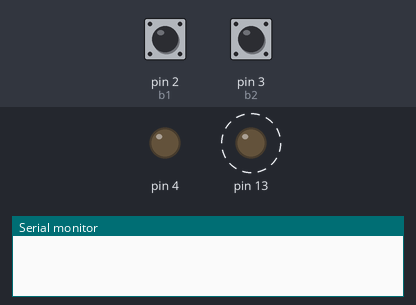
This sketch was run on a simulated Arduino Uno, built with avr-gcc and run on an emulated ATmega328P. Parts: output pins drawn as LEDs (lit = HIGH), the last lines printed to the serial monitor. Dashed ring = blinking. The inputs (shaded band) are chosen by the test bench; at power-on: pin 2 (b1) HIGH, pin 3 (b2) HIGH.

Above: at 1.2 s.
1.3 s: pin 2 (b1) pulled LOW for 0.15 s
At 1.9 s:
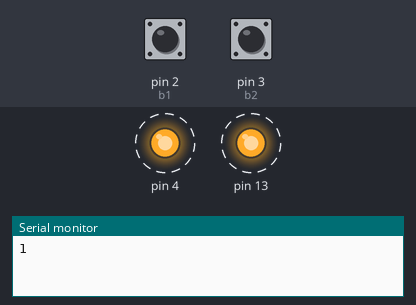
4.4 s: pin 3 (b2) pulled LOW for 3.2 s
At 5.16 s:
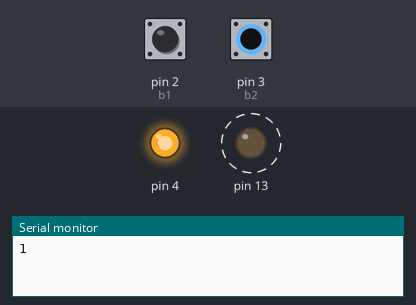
9.1 s: pin 3 (b2) pulled LOW for 0.15 s
At 11.9 s:
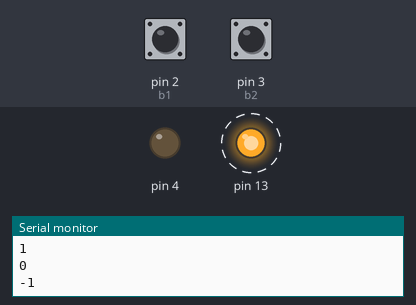
Timing chart, 0 to 18.1 s (numbered marks = the images above; inputs shaded):
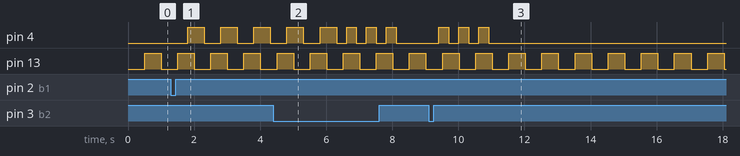

The sketch:

prueba1.ino
```cpp
#ifndef BUTTON_H
#define BUTTON_H
#define PULLUP HIGH
#define PULLDOWN LOW
#define CURRENT 0
#define PREVIOUS 1
#define CHANGED 2
class Button{
 public:
 Button(uint8_t buttonPin, uint8_t buttonMode=PULLDOWN);
 void pullup();
 void pulldown();
 bool isPressed();
 bool wasPressed();
 bool stateChanged();
bool uniquePress();
 private:
  uint8_t pin;
 uint8_t mode;
 uint8_t state;
};
#endif
Button::Button(uint8_t buttonPin, uint8_t buttonMode){
this->pin=buttonPin;
 pinMode(pin,INPUT);
buttonMode==PULLDOWN ? pulldown() : pullup();
 state = 0;
 bitWrite(state,CURRENT,!mode);
}
/*
|| Set pin HIGH as default
*/
void Button::pullup(void){
mode=PULLUP;
digitalWrite(pin,HIGH);
}
/*
|| Set pin LOW as default
*/
void Button::pulldown(void){
mode=PULLDOWN;
//digitalWrite(pin,LOW);
}
/*
|| Return the bitWrite(state,CURRENT, of the switch
*/
bool Button::isPressed(void){
 bitWrite(state,PREVIOUS,bitRead(state,CURRENT));
 if (digitalRead(pin) == mode){
 bitWrite(state,CURRENT,false);
 } else {
 bitWrite(state,CURRENT,true);
 }
 if (bitRead(state,CURRENT) != bitRead(state,PREVIOUS)){
 bitWrite(state,CHANGED,true);
 }else{
 bitWrite(state,CHANGED,false);
 }
return bitRead(state,CURRENT);
}
/*
|| Return true if the button has been pressed
*/
bool Button::wasPressed(void){
 if (bitRead(state,CURRENT)){
 return true;
 } else {
 return false;
 }
}
/*
|| Return true if state has been changed
*/
bool Button::stateChanged(void){
 return bitRead(state,CHANGED);
}
/*
|| Return true if the button is pressed, and was not pressed before
*/
bool Button::uniquePress(void){
 return (isPressed() && stateChanged());
}
Button b1 = Button(2,PULLUP);
Button b2 = Button(3,PULLUP);
unsigned long t1, t2;
int cuentaled;
int tblink;
int cc=0;
void setup() {
 Serial.begin(9600);
 pinMode(13, OUTPUT);
 pinMode(4, OUTPUT);
 t1=millis();
}
// la parte anterior corresponde con la biblioteca button
// el código principal comienza aquí
void blink (int x,int y,int t) {
 for (int i=0; i<x; i++) {
 digitalWrite(y, HIGH);
 delay(t);
 digitalWrite(y, LOW);
 delay(t);
 }
}
void blink13 (int t){
 if (millis()-t1>=t){
 t1 = millis();
 digitalWrite(13, !digitalRead(13));
  }
}
void compruebaparpadeo(){
 if (cuentaled!=0){
 if (millis()-t2>=tblink){
 t2 = millis();
 digitalWrite(4, !digitalRead(4));
 --cuentaled;
 }
 }
}
void loop() {
blink13(500);
compruebaparpadeo();
if (cuentaled == 0 && b1.uniquePress()) {
 Serial.println(++cc);
 cuentaled = 5*2;
 tblink = 500;
 t2 = millis();
 }
 if (cuentaled == 0 && b2.uniquePress()) {
 Serial.println(--cc);
 cuentaled = 3*2;
 tblink = 300;
 t2 = millis();
 }
delay(10);

}
```

Measured:
- after the input at 1.3 s, pin 4: alternates HIGH for 0.50 s and LOW for 0.50 s, starting after 0.51 s
- after the input at 9.1 s, pin 4: alternates HIGH for 0.30 s and LOW for 0.30 s, 6 changes in all, then stays LOW, starting after 0.31 s
- by itself, pin 13: alternates HIGH for 0.50 s and LOW for 0.50 s
